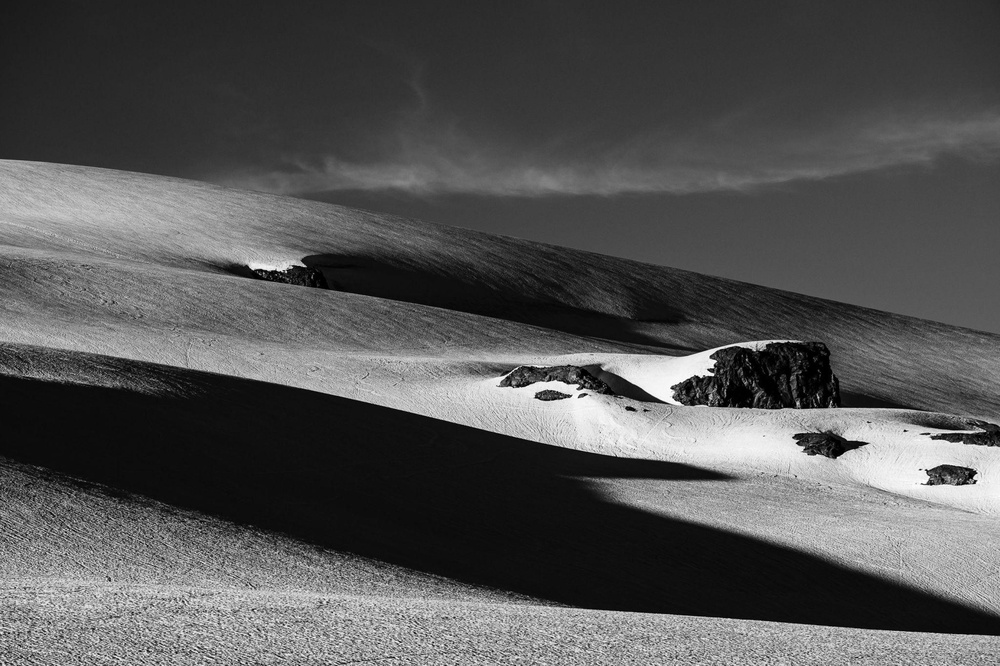
#> input picture Images/reference.jpg, 1000 x 666 px, shrunk from 2048 x 1363 before the run
$ python -i edge_detection.py   (imports and definitions only)   (older library calls are emulated)
#> lines starting #> are read from the running program, lines starting #| are printed output that depends on the picture
#> further down, picture is the input picture: shape (666, 1000, 3); min 0, max 255, mean 84.3
import cv2
import numpy as np


class EdgeDetection:

    def roberts(self, image):

        gray = cv2.cvtColor(image, cv2.COLOR_BGR2GRAY)

        kernel_x = np.array([[1, 0],
                             [0, -1]], dtype=np.float32)

        kernel_y = np.array([[0, 1],
                             [-1, 0]], dtype=np.float32)

        gx = cv2.filter2D(gray, -1, kernel_x)
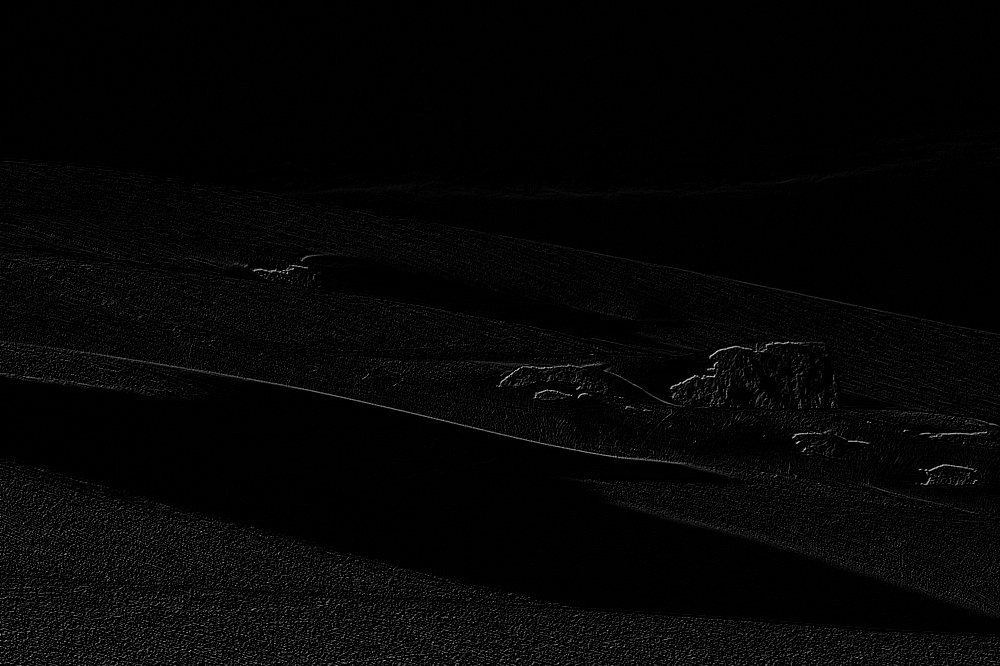
#> gx: shape (666, 1000); min 0, max 223, mean 4.9
        gy = cv2.filter2D(gray, -1, kernel_y)

        roberts = cv2.addWeighted(
            cv2.convertScaleAbs(gx),
            0.5,
            cv2.convertScaleAbs(gy),
            0.5,
            0
        )

        return roberts


    def prewitt(self, image):
        gray = cv2.cvtColor(image, cv2.COLOR_BGR2GRAY)

        kernel_x = np.array([[-1, 0, 1],
                            [-1, 0, 1],
                            [-1, 0, 1]], dtype=np.float32)
        kernel_y = np.array([[1, 1, 1],
                            [0, 0, 0],
                            [-1, -1, -1]], dtype=np.float32)

        gx = cv2.filter2D(gray, -1, kernel_x)
        gy = cv2.filter2D(gray, -1, kernel_y)

        abs_gx = cv2.convertScaleAbs(gx)
        abs_gy = cv2.convertScaleAbs(gy)

        prewitt_edges = cv2.addWeighted(abs_gx, 0.5, abs_gy, 0.5, 0)

        return prewitt_edges

    def sobel(self, image):
        gray = cv2.cvtColor(image, cv2.COLOR_BGR2GRAY)

        gx = cv2.Sobel(gray, cv2.CV_64F, 1, 0, ksize=3)
        gy = cv2.Sobel(gray, cv2.CV_64F, 0, 1, ksize=3)

        sobel = cv2.magnitude(gx, gy)

        return cv2.convertScaleAbs(sobel)

    def laplacian(self, image):
        gray = cv2.cvtColor(image, cv2.COLOR_BGR2GRAY)

        lap = cv2.Laplacian(gray, cv2.CV_64F)

        return cv2.convertScaleAbs(lap)

    def canny(self, image, threshold1=100, threshold2=200):
        gray = cv2.cvtColor(image, cv2.COLOR_BGR2GRAY)

        canny_edges = cv2.Canny(gray, threshold1, threshold2)

        return canny_edges

>>> import cv2
>>> picture = cv2.imread('../Images/reference.jpg')
>>> result = EdgeDetection().roberts(picture)

$ run again, on Images/OIP.png
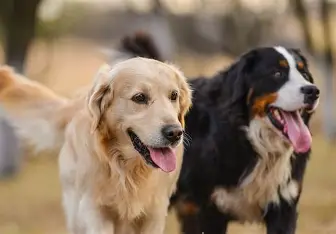
#> input picture Images/OIP.png, 336 x 234 px
#> picture is the input picture: shape (234, 336, 3); mean B, G, R 96.1, 116.9, 137.7
#> in roberts, `gray = cv2.cvtColor(image, cv2.COLOR_BGR2GRAY)`:
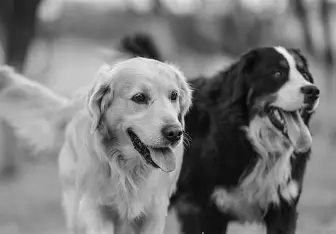
#> gray: shape (234, 336); min 0, max 242, mean 120.7
#> in roberts, `gy = cv2.filter2D(gray, -1, kernel_y)`:
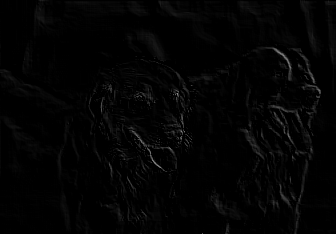
#> gy: shape (234, 336); min 0, max 140, mean 3.4

$ run again, on Images/OIP1.png
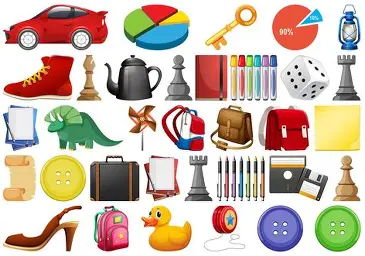
#> input picture Images/OIP1.png, 365 x 256 px
#> picture is the input picture: shape (256, 365, 3); mean B, G, R 172, 186.5, 204
#> in roberts, `gray = cv2.cvtColor(image, cv2.COLOR_BGR2GRAY)`:
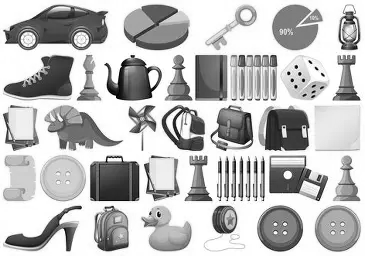
#> gray: shape (256, 365); min 0, max 255, mean 190.1
#> in roberts, `roberts = cv2.addWeighted( cv2.convertScaleAbs(gx), 0.5, cv2.convertSc..`:
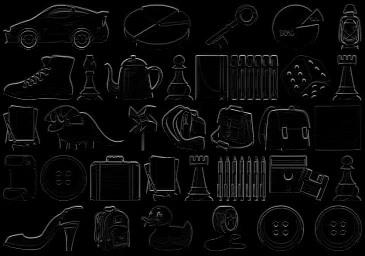
#> roberts: shape (256, 365); min 0, max 215, mean 9
